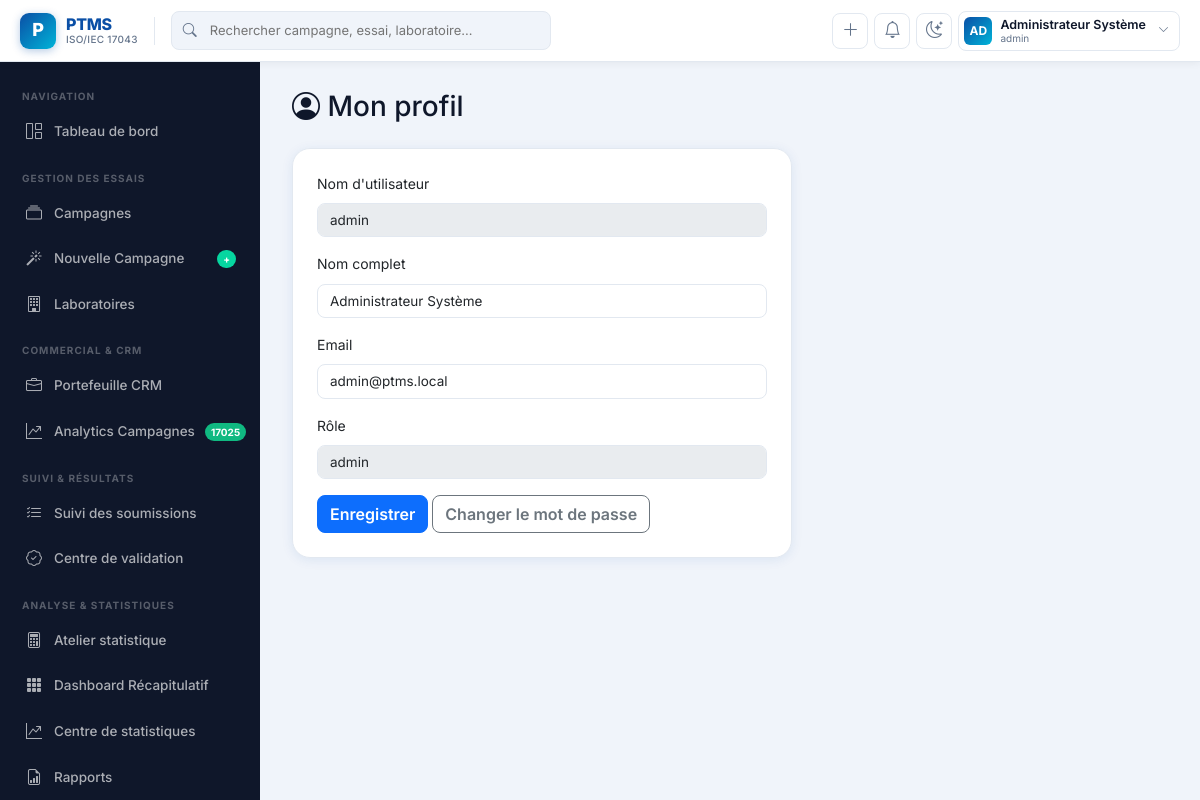
Page /auth/profile (signed in) on the committed database.
### models.py (models this page shows, shortened)
class User(UserMixin, db.Model):
    __tablename__ = "users"
    id = db.Column(db.Integer, primary_key=True)
    username = db.Column(db.String(80), unique=True, nullable=False)
    email = db.Column(db.String(150), unique=True, nullable=False)
    password_hash = db.Column(db.String(255), nullable=False)
    full_name = db.Column(db.String(150), nullable=False)
    role = db.Column(db.String(30), nullable=False, default="participant")
    laboratory_id = db.Column(db.Integer, db.ForeignKey("laboratories.id"), nullable=True)
    active = db.Column(db.Boolean, default=True)
    created_at = db.Column(db.DateTime, default=datetime.utcnow)
    last_login = db.Column(db.DateTime, nullable=True)
    laboratory = db.relationship("Laboratory", back_populates="users")
    def is_admin(self):
        return self.role == "admin"
    def is_participant(self):
        return self.role == "participant"
    def is_staff(self):
        return self.role in ("admin", "chef_technique", "auditeur")

### blueprints/auth.py (the view, shortened to what this page needs)
@auth_bp.route("/profile", methods=["GET", "POST"])
@login_required
def profile():
    return render_template("auth/profile.html")

### templates/auth/profile.html (shortened to what this page needs)
{% extends "base.html" %}
{% block content %}
<h3 class="mb-4"><i class="bi bi-person-circle"></i> Mon profil</h3>
<div class="card card-kpi p-4" style="max-width:500px;">
    <form method="POST">
        <div class="mb-3">
            <label class="form-label">Nom d'utilisateur</label>
            <input type="text" class="form-control" value="{{ current_user.username }}" disabled>
        </div>
        <div class="mb-3">
            <label class="form-label">Nom complet</label>
            <input type="text" class="form-control" name="full_name" value="{{ current_user.full_name }}" required>
        </div>
        <div class="mb-3">
            <label class="form-label">Email</label>
            <input type="email" class="form-control" name="email" value="{{ current_user.email }}" required>
        </div>
        <div class="mb-3">
            <label class="form-label">Rôle</label>
            <input type="text" class="form-control" value="{{ current_user.role }}" disabled>
        </div>
        <button type="submit" class="btn btn-primary">Enregistrer</button>
        <a href="{{ url_for('auth.change_password') }}" class="btn btn-outline-secondary">Changer le mot de passe</a>
    </form>
</div>
{% endblock %}

### templates/base.html (shortened to what this page needs)
<!DOCTYPE html>
<html lang="fr">
<head>
    <link href="https://cdn.jsdelivr.net/npm/bootstrap@5.3.2/dist/css/bootstrap.min.css" rel="stylesheet">
    <link href="https://cdn.jsdelivr.net/npm/bootstrap-icons@1.11.3/font/bootstrap-icons.css" rel="stylesheet">
</head>
<body>
{% if current_user.is_authenticated %}
<nav class="ptms-topnav">
    <a class="ptms-brand" href="{{ url_for('dashboard.index') }}">
        <div class="ptms-brand-logo">P</div>
        <div class="ptms-brand-text">
            <span class="ptms-brand-name">PTMS</span>
            <span class="ptms-brand-sub">ISO/IEC 17043</span>
        </div>
    </a>
    <div class="ptms-topnav-search position-relative">
        <input type="text" placeholder="Rechercher campagne, essai, laboratoire…" id="globalSearch">
    </div>
    <div class="ptms-topnav-actions">
        {% if current_user.is_staff() %}
        <a href="{{ url_for('wizard.start') }}" class="ptms-icon-btn" title="Nouvelle campagne">
            <i class="bi bi-plus-lg"></i>
        </a>
        {% endif %}
        <a href="{{ url_for('dashboard.index') }}" class="ptms-icon-btn" id="notifBtn">
            <i class="bi bi-bell"></i>
        </a>
        <button class="ptms-icon-btn" onclick="toggleTheme()" title="Apparence">
            <i class="bi bi-moon-stars" id="themeIcon"></i>
        </button>
        <div class="dropdown">
            <a class="ptms-user-pill" data-bs-toggle="dropdown" href="#">
                <div class="ptms-user-avatar">
                    {{ current_user.full_name[:2].upper() if current_user.full_name else 'PT' }}
                </div>
                <div class="ptms-user-info">
                    <div class="ptms-user-name">{{ current_user.full_name or current_user.email }}</div>
                    <div class="ptms-user-role">{{ current_user.role }}</div>
                </div>
                <i class="bi bi-chevron-down ms-1" style="font-size:11px;color:var(--ptms-muted)"></i>
            </a>
        </div>
    </div>
</nav>
<aside class="ptms-sidebar" id="ptmsSidebar">
    <div class="ptms-sidebar-inner">
        <div class="ptms-sidebar-section">
            <div class="ptms-sidebar-section-label">Navigation</div>
            <a href="{{ url_for('dashboard.index') }}" class="ptms-nav-link {% if request.endpoint and 'dashboard' in request.endpoint %}active{% endif %}">
                <i class="bi bi-grid-1x2"></i> Tableau de bord
            </a>
        </div>
        {% if current_user.is_staff() %}
        <div class="ptms-sidebar-section">
            <div class="ptms-sidebar-section-label">Gestion des Essais</div>
            <a href="{{ url_for('campaigns.list_campaigns') }}" class="ptms-nav-link {% if request.endpoint and 'campaign' in request.endpoint %}active{% endif %}">
                <i class="bi bi-collection"></i> Campagnes
            </a>
            {% if current_user.role in ['admin','chef_technique'] %}
            <a href="{{ url_for('wizard.start') }}" class="ptms-nav-link {% if request.endpoint and 'wizard' in request.endpoint %}active{% endif %}">
                <i class="bi bi-magic"></i> Nouvelle Campagne
                <span class="ptms-nav-badge" style="background:var(--ptms-accent2);">+</span>
            </a>
            {% endif %}
            <a href="{{ url_for('laboratories.list_labs') }}" class="ptms-nav-link {% if request.endpoint and 'laborator' in request.endpoint %}active{% endif %}">
                <i class="bi bi-building"></i> Laboratoires
            </a>
        </div>
        <div class="ptms-sidebar-section">
            <div class="ptms-sidebar-section-label">Commercial & CRM</div>
            <a href="{{ url_for('commercial.index') }}" class="ptms-nav-link {% if request.endpoint == 'commercial.index' %}active{% endif %}">
                <i class="bi bi-briefcase"></i> Portefeuille CRM
            </a>
            <a href="{{ url_for('commercial.campaign_analytics') }}" class="ptms-nav-link {% if request.endpoint == 'commercial.campaign_analytics' %}active{% endif %}">
                <i class="bi bi-graph-up-arrow"></i> Analytics Campagnes
                <span class="ptms-nav-badge" style="background:#10B981;">17025</span>
            </a>
        </div>
        <div class="ptms-sidebar-section">
            <div class="ptms-sidebar-section-label">Suivi & Résultats</div>
            <a href="{{ url_for('participants.tracker') }}" class="ptms-nav-link {% if request.endpoint and 'tracker' in request.endpoint %}active{% endif %}">
                <i class="bi bi-list-check"></i> Suivi des soumissions
            </a>
            <a href="{{ url_for('participants.validation_center') }}" class="ptms-nav-link {% if request.endpoint and 'validation' in request.endpoint %}active{% endif %}">
                <i class="bi bi-patch-check"></i> Centre de validation
            </a>
        </div>
        <div class="ptms-sidebar-section">
            <div class="ptms-sidebar-section-label">Analyse & Statistiques</div>
            <a href="{{ url_for('traitement.atelier') }}" class="ptms-nav-link {% if request.endpoint == 'traitement.atelier' %}active{% endif %}">
                <i class="bi bi-calculator"></i> Atelier statistique
            </a>
            <a href="{{ url_for('traitement.dashboard') }}" class="ptms-nav-link {% if request.endpoint == 'traitement.dashboard' %}active{% endif %}">
                <i class="bi bi-grid-3x3-gap-fill"></i> Dashboard Récapitulatif
            </a>
            <a href="{{ url_for('statistics.index') }}" class="ptms-nav-link {% if request.endpoint and 'statistics' in request.endpoint %}active{% endif %}">
                <i class="bi bi-graph-up-arrow"></i> Centre de statistiques
            </a>
            <a href="{{ url_for('reports.index') }}" class="ptms-nav-link {% if request.endpoint and 'report' in request.endpoint %}active{% endif %}">
                <i class="bi bi-file-earmark-bar-graph"></i> Rapports
            </a>
        </div>
        {% endif %}
    </div>
</aside>
<main class="ptms-main ptms-animate">
    {% block content %}{% endblock %}
</main>
{% endif %}
</body>
</html>

### rows in the picture
User: full_name "AD", full_name "Administrateur Système", role "admin", username "admin", email "admin@ptms.local"
